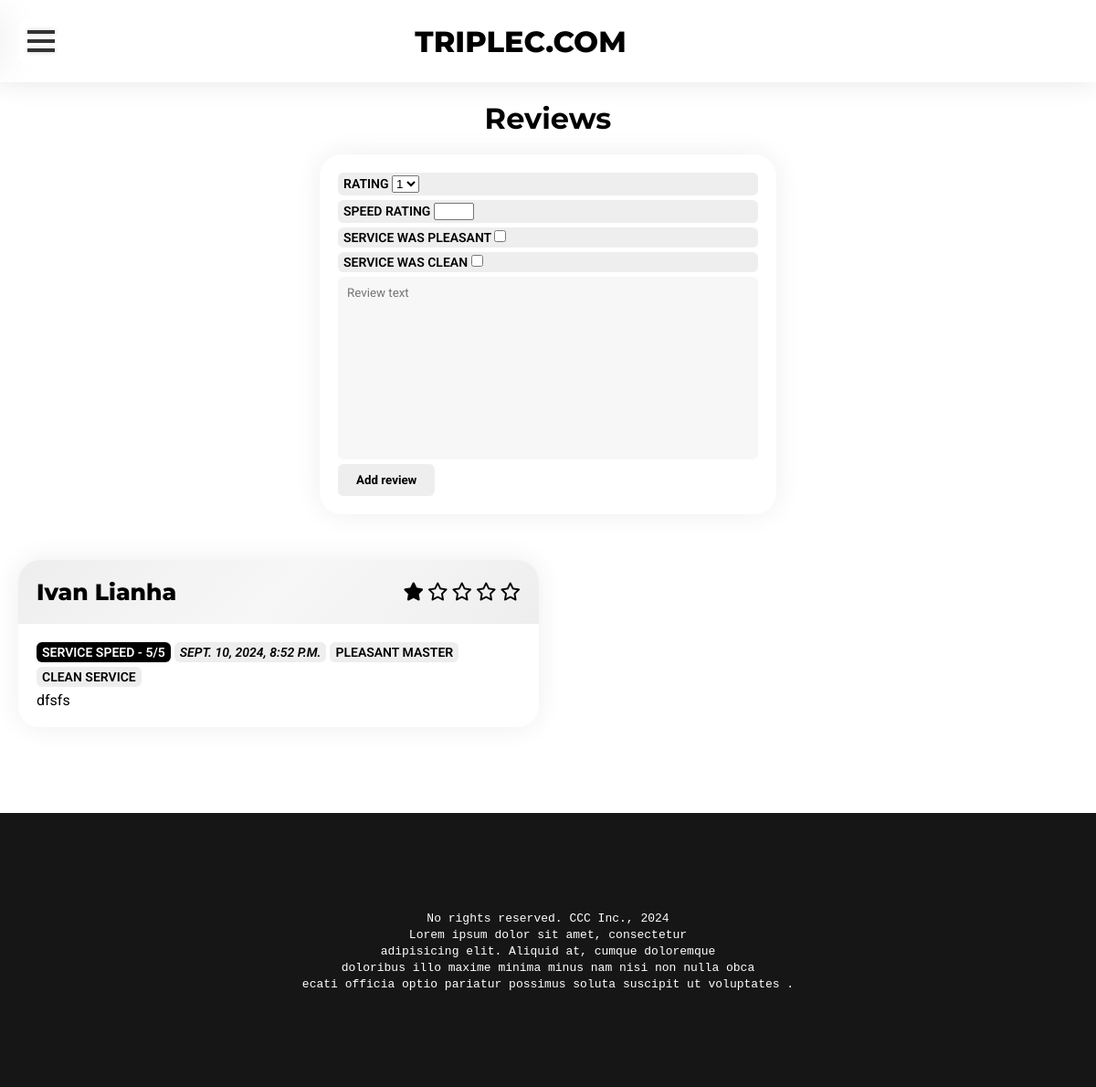
The page /review/ (signed in) on the database as committed earlier.
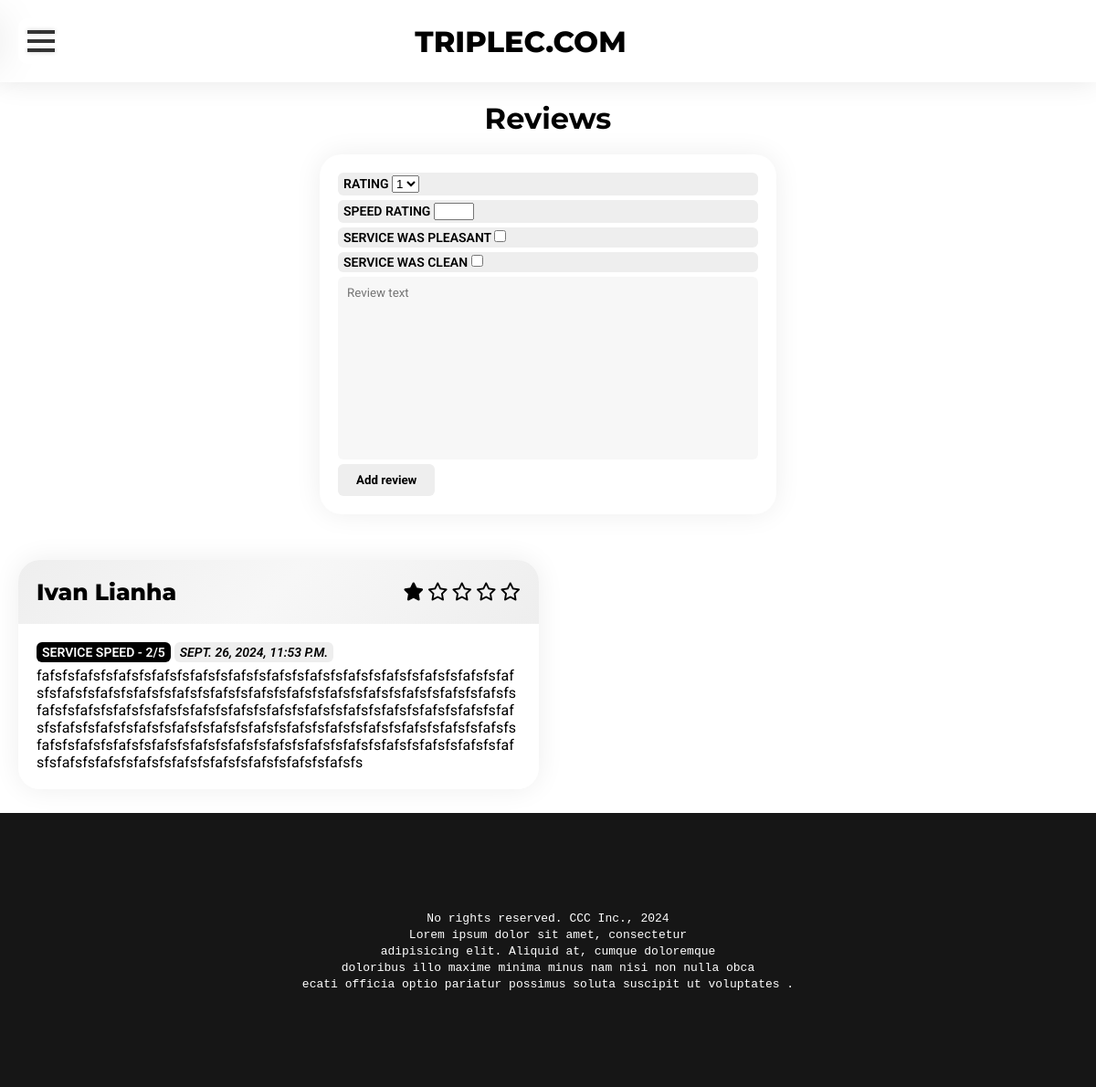
The same page on the database as committed later.
### mainapp/models.py (models this page shows, shortened)
class Review(models.Model):
    user_profile = models.ForeignKey(UserProfile, on_delete=models.CASCADE, null=True)
    rating = models.IntegerField("Rating from 1 to 5", default=4)
    text = models.TextField("Review text")
    created_at = models.DateTimeField(auto_now=True)
    speed_rating = models.IntegerField("Service speed rating from 1 to 5", default=4)
    is_pleasant_master = models.BooleanField("Was master pleasant to communicate with", default=False)
    is_clean_service = models.BooleanField("Was the job done clean", default=False)

### user_app/models.py (models this page shows, shortened)
class UserProfile(models.Model):
    user = models.ForeignKey(User, on_delete=models.CASCADE, default=None, null=True)
    phone_number = models.CharField("User contact phone number", max_length=20)
    name = models.CharField("User full name", max_length=100)
    address = models.CharField("User full address", max_length=200)
    passport_serial = models.CharField("User passport serial", max_length=50)
    import pytz

### mainapp/views.py (the view)
# urls.py: path('review/', views.reviews, name='reviews'),
@login_required
def reviews(request):
    user = request.user
    user_posted_review = False
    review_list = Review.objects.all()
    review_list_ext = []
    for review in review_list:
        if review.user_profile.user == user:
            user_posted_review = True
        review_list_ext.append(
            {
                'review': review,
                'full_stars': review.rating,
                'empty_stars': 5 - review.rating
            }
        )
    return render(request, 'mainapp/reviews.html', {'reviews': review_list_ext, 'review_posted': user_posted_review})

### mainapp/templatetags/misc.py (called while the page is built)
@register.filter(name='times')
def times(number):
    return range(number)

### mainapp/templates/mainapp/reviews.html (shortened to what this page needs)
{% extends 'mainapp/layout.html' %}
{% block main_block %}
    <div class="heading_container">
        <h1 class="heading_1">Reviews</h1>
    </div>
    <div class="review_container">
        <div class="review flat_container_padding">
            <form action="{% url 'add_review' %}" method="post">
                <label for="rating" class="flat_container_emphasis_text_light">
                    <span>Rating</span>
                    <select name="rating" id="rating">
                        <option value="1">1</option>
                    </select>
                </label>
                <label class="flat_container_emphasis_text_light">
                    <span>Speed rating</span>
                    <input required type="number" min="1" max="5" name="speed_rating">
                </label>
                <label class="flat_container_emphasis_text_light">
                    <span>Service was pleasant</span>
                    <input type="checkbox" name="was_pleasant">
                </label>
                <label class="flat_container_emphasis_text_light">
                    <span>Service was clean</span>
                    <input type="checkbox" name="was_clean">
                </label>
                <textarea name="text" placeholder="Review text" class="input_general"></textarea>
                <button type="submit" class="btn_general">Add review</button>
            </form>
        </div>
    </div>
    <div class="service_wrapper_2">
        {% for review_struct in reviews %}
            {% include 'mainapp/review_block.html' with review_struct=review_struct %}
        {% endfor %}
    </div>
{% endblock %}

### mainapp/templates/mainapp/review_block.html
{% load misc %}
<div class="flat_container">
    <div class="flat_container_header" style="display: flex; justify-content: space-between; align-items: center;">
        <span class="flat_container_heading_text"> {{ review_struct.review.user_profile.name }}</span>
            <div>
                {% for i in review_struct.full_stars|times %}
                    <i style="font-size: 20px" class="fa-solid fa-star"></i>
                {% endfor %}
                {% for i in review_struct.empty_stars|times %}
                    <i style="font-size: 20px" class="fa-regular fa-star"></i>
                {% endfor %}
            </div>
    </div>
    <div class="flat_container_body">
        <span class="flat_container_emphasis_text">
            Service speed - {{ review_struct.review.speed_rating }}/5
        </span>
        <i class="flat_container_emphasis_text_light">
            {{ review_struct.review.created_at }}
        </i>
        {% if review_struct.review.is_pleasant_master %}
            <span class="flat_container_emphasis_text_light">Pleasant master</span>
        {% endif %}
        {% if review_struct.review.is_clean_service %}
            <span class="flat_container_emphasis_text_light">Clean service</span>
        {% endif %}
        <br>
        <span class="flat_container_default_text">{{ review_struct.review.text }}</span>
    </div>
</div>

Rows that differ between the two databases and show on the page:
changed Review "Ivan Lianha": review.speed_rating "5" → "2"; review.created_at "SEPT. 10, 2024, 8:52 P.M." → "SEPT. 26, 2024, 11:53 P.M."; review.text "dfsfs" → "fafsfsfafsfsfafsfsfafsfsfafsfsfafsfsfafsfsfafsfsfafsfsfafsfsfafsfsfafsfsfafsfsfafsfsfafsfsfafsfsfafsfsfafsfsfafsfsfafsfsfafsfsfafsfsfafsfsfafsfsfafsfsfafsfsfafsfsfafsfsfafsfsfafsfsfafsfsfafsfsfafsfsfafsfsfafsfsfafsfsfafsfsfafsfsfafsfsfafsfsfafsfsfafsfsfafsfsfafsfsfafsfsfafsfsfafsfsfafsfsfafsfsfafsfsfafsfsfafsfsfafsfsfafsfsfafsfsfafsfsfafsfsfafsfsfafsfsfafsfsfafsfsfafsfsfafsfsfafsfsfafsfsfafsfsfafsfsfafsfsfafsfsfafsfsfafsfs"; no longer shows "PLEASANT MASTER"; no longer shows "CLEAN SERVICE"
